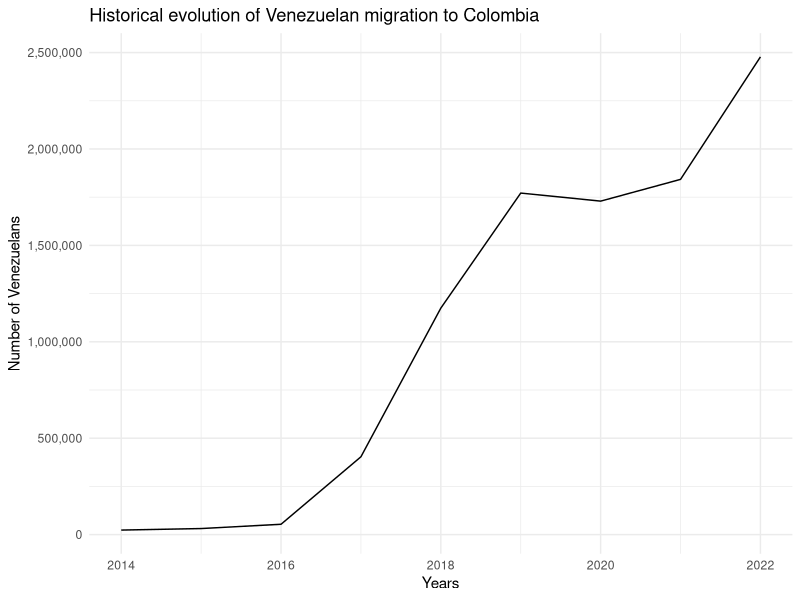
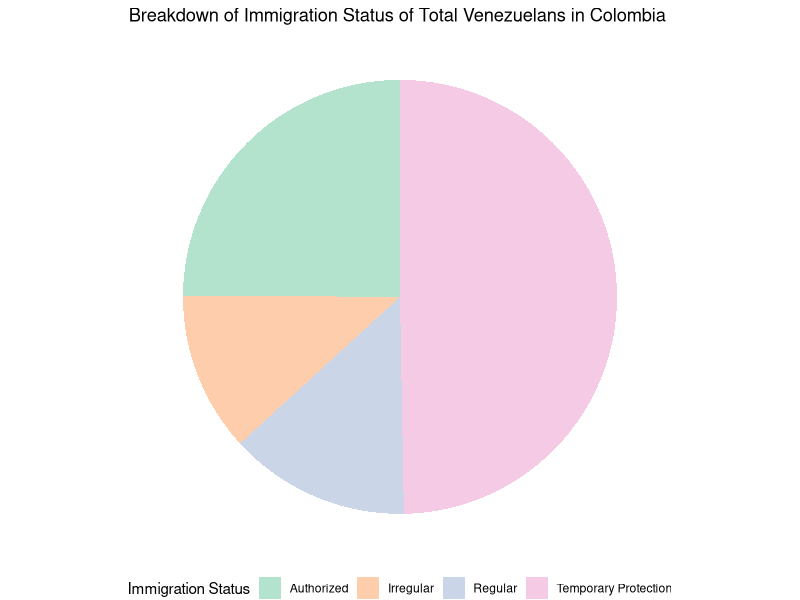

The R source for these figures, in order:
####Number of Venezuelans migrating to Colombia through the years and the migration status composition###

library(ggplot2)

# Create a data frame with the number of Venezuelans each year and the corresponding years
venezuelans <- c(23573, 31471, 53747, 403702, 1174743, 1771237, 1729537, 1842390, 2477588)
years <- c(2014, 2015, 2016, 2017, 2018, 2019, 2020, 2021, 2022)
df <- data.frame(years, venezuelans)
#This data is from the Colombian Migration Ministry of External Relations

# Create the plot
ggplot(df, aes(x=years, y=venezuelans)) +
  geom_line() +
  labs(title="Historical evolution of Venezuelan migration to Colombia", x="Years", y="Number of Venezuelans") +
  scale_y_continuous(labels = scales::comma) +
  theme_minimal()

library(ggplot2)

# Create a data frame with the immigration status information
total <- 2477588
regular <- 333806
temporary <- 1231675
authorized <- 617069
irregular <- 295038
immigration_status <- c("Regular", "Temporary Protection", "Authorized", "Irregular")
count <- c(regular, temporary, authorized, irregular)
ef <- data.frame(immigration_status, count)

# Create the pie chart
ggplot(ef, aes(x="", y=count, fill=immigration_status)) +
  geom_bar(stat="identity", width=1) +
  coord_polar("y", start=0) +
  labs(title="Breakdown of Immigration Status of Total Venezuelans in Colombia", fill="Immigration Status") +
  scale_fill_brewer(palette="Pastel2") +
  theme_void() +
  theme(legend.position="bottom")

